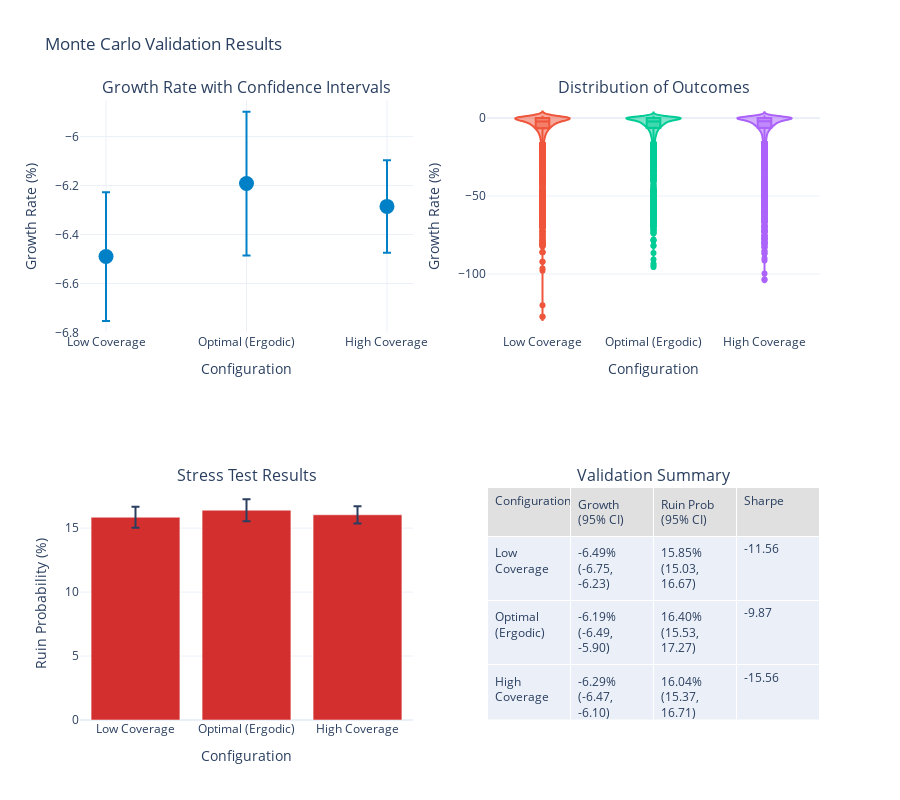

The code cell stored with this chart in its notebook:
### Markdown cell above
## 3. Monte Carlo Validation

### Code cell
def monte_carlo_validation():
    """Validate optimal solutions with extensive Monte Carlo analysis."""
    
    # Setup base configuration
    manufacturer_config = ManufacturerConfig(
        initial_assets=10_000_000,
        asset_turnover_ratio=0.5,
        operating_margin=0.08,
        tax_rate=0.25,
        retention_ratio=0.8
    )
    
    loss_generator = ManufacturingLossGenerator(
        attritional_params={'base_frequency': 5.0, 'severity_mean': 50_000, 'severity_cv': 0.8},
        large_params={'base_frequency': 0.5, 'severity_mean': 2_000_000, 'severity_cv': 1.2},
        catastrophic_params={'base_frequency': 0.02, 'severity_xm': 10_000_000, 'severity_alpha': 2.5},
        seed=None  # Random seed for validation
    )
    
    # Test multiple insurance configurations
    configurations = [
        {
            'name': 'Low Coverage',
            'layers': [
                EnhancedInsuranceLayer(0, 2_000_000, 0.020),
                EnhancedInsuranceLayer(2_000_000, 8_000_000, 0.010)
            ]
        },
        {
            'name': 'Optimal (Ergodic)',
            'layers': [
                EnhancedInsuranceLayer(0, 3_000_000, 0.025),
                EnhancedInsuranceLayer(3_000_000, 12_000_000, 0.012),
                EnhancedInsuranceLayer(15_000_000, 20_000_000, 0.006)
            ]
        },
        {
            'name': 'High Coverage',
            'layers': [
                EnhancedInsuranceLayer(0, 5_000_000, 0.030),
                EnhancedInsuranceLayer(5_000_000, 20_000_000, 0.015),
                EnhancedInsuranceLayer(25_000_000, 25_000_000, 0.008)
            ]
        }
    ]
    
    # Run multiple simulations for each configuration
    n_runs = 20
    n_sims_per_run = 500
    
    validation_results = []
    distribution_data = {config['name']: [] for config in configurations}
    
    for config in configurations:
        print(f"\nValidating {config['name']} configuration...")
        insurance_program = InsuranceProgram(config['layers'])
        
        growth_rates = []
        ruin_probs = []
        final_assets = []
        
        for run in range(n_runs):
            manufacturer = WidgetManufacturer(manufacturer_config)
            
            sim_config = SimulationConfig(
                n_simulations=n_sims_per_run,
                n_years=10,
                seed=None  # Random seed
            )
            
            engine = MonteCarloEngine(
                loss_generator=loss_generator,
                insurance_program=insurance_program,
                manufacturer=manufacturer,
                config=sim_config
            )
            
            results = engine.run()
            
            growth_rates.append(np.mean(results.growth_rates))
            ruin_probs.append(results.ruin_probability)
            final_assets.extend(results.final_assets)
            distribution_data[config['name']].extend(results.growth_rates)
        
        # Calculate confidence intervals
        growth_mean = np.mean(growth_rates)
        growth_std = np.std(growth_rates)
        growth_ci = stats.t.interval(0.95, len(growth_rates)-1, 
                                     loc=growth_mean, 
                                     scale=growth_std/np.sqrt(len(growth_rates)))
        
        ruin_mean = np.mean(ruin_probs)
        ruin_std = np.std(ruin_probs)
        ruin_ci = stats.t.interval(0.95, len(ruin_probs)-1,
                                   loc=ruin_mean,
                                   scale=ruin_std/np.sqrt(len(ruin_probs)))
        
        validation_results.append({
            'configuration': config['name'],
            'annual_premium': insurance_program.calculate_annual_premium(),
            'mean_growth': growth_mean,
            'growth_ci_lower': growth_ci[0],
            'growth_ci_upper': growth_ci[1],
            'mean_ruin_prob': ruin_mean,
            'ruin_ci_lower': max(0, ruin_ci[0]),
            'ruin_ci_upper': min(1, ruin_ci[1]),
            'sharpe_ratio': growth_mean / growth_std if growth_std > 0 else 0
        })
    
    validation_df = pd.DataFrame(validation_results)
    
    # Create visualization
    fig = make_subplots(
        rows=2, cols=2,
        subplot_titles=(
            'Growth Rate with Confidence Intervals',
            'Distribution of Outcomes',
            'Stress Test Results',
            'Validation Summary'
        ),
        specs=[
            [{'type': 'scatter'}, {'type': 'violin'}],
            [{'type': 'bar'}, {'type': 'table'}]
        ]
    )
    
    # Growth rate with confidence intervals
    fig.add_trace(
        go.Scatter(
            x=validation_df['configuration'],
            y=validation_df['mean_growth'] * 100,
            error_y=dict(
                type='data',
                symmetric=False,
                array=(validation_df['growth_ci_upper'] - validation_df['mean_growth']) * 100,
                arrayminus=(validation_df['mean_growth'] - validation_df['growth_ci_lower']) * 100
            ),
            mode='markers',
            marker=dict(size=15, color=WSJ_COLORS['blue']),
            name='Mean with 95% CI'
        ),
        row=1, col=1
    )
    
    # Distribution of outcomes (violin plots)
    for config_name, growth_data in distribution_data.items():
        fig.add_trace(
            go.Violin(
                y=np.array(growth_data) * 100,
                name=config_name,
                box_visible=True,
                meanline_visible=True
            ),
            row=1, col=2
        )
    
    # Stress test results
    fig.add_trace(
        go.Bar(
            x=validation_df['configuration'],
            y=validation_df['mean_ruin_prob'] * 100,
            error_y=dict(
                type='data',
                symmetric=False,
                array=(validation_df['ruin_ci_upper'] - validation_df['mean_ruin_prob']) * 100,
                arrayminus=(validation_df['mean_ruin_prob'] - validation_df['ruin_ci_lower']) * 100
            ),
            marker_color=WSJ_COLORS['red'],
            name='Ruin Probability'
        ),
        row=2, col=1
    )
    
    # Validation summary table
    fig.add_trace(
        go.Table(
            header=dict(
                values=['Configuration', 'Growth (95% CI)', 'Ruin Prob (95% CI)', 'Sharpe'],
                fill_color=WSJ_COLORS['light_gray'],
                align='left'
            ),
            cells=dict(
                values=[
                    validation_df['configuration'],
                    [f"{m*100:.2f}% ({l*100:.2f}, {u*100:.2f})" 
                     for m, l, u in zip(validation_df['mean_growth'], 
                                       validation_df['growth_ci_lower'],
                                       validation_df['growth_ci_upper'])],
                    [f"{m*100:.2f}% ({l*100:.2f}, {u*100:.2f})"
                     for m, l, u in zip(validation_df['mean_ruin_prob'],
                                       validation_df['ruin_ci_lower'],
                                       validation_df['ruin_ci_upper'])],
                    [f"{s:.2f}" for s in validation_df['sharpe_ratio']]
                ],
                align='left'
            )
        ),
        row=2, col=2
    )
    
    # Update layout
    fig.update_layout(
        height=800,
        showlegend=False,
        title_text="Monte Carlo Validation Results",
        template='plotly_white'
    )
    
    fig.update_xaxes(title_text="Configuration", row=1, col=1)
    fig.update_xaxes(title_text="Configuration", row=1, col=2)
    fig.update_xaxes(title_text="Configuration", row=2, col=1)
    
    fig.update_yaxes(title_text="Growth Rate (%)", row=1, col=1)
    fig.update_yaxes(title_text="Growth Rate (%)", row=1, col=2)
    fig.update_yaxes(title_text="Ruin Probability (%)", row=2, col=1)
    
    fig.show()
    
    # Print validation summary
    print("\nMonte Carlo Validation Summary:")
    print("="*70)
    print(f"Number of independent runs: {n_runs}")
    print(f"Simulations per run: {n_sims_per_run}")
    print(f"Total simulations per configuration: {n_runs * n_sims_per_run:,}")
    print("\nResults with 95% Confidence Intervals:")
    print(validation_df[['configuration', 'mean_growth', 'mean_ruin_prob', 'sharpe_ratio']].to_string(index=False))
    
    # Confirm optimal configuration
    optimal_idx = validation_df['mean_growth'].idxmax()
    print(f"\nConfirmed Optimal Configuration: {validation_df.loc[optimal_idx, 'configuration']}")
    print(f"Expected growth rate: {validation_df.loc[optimal_idx, 'mean_growth']*100:.2f}% ± {(validation_df.loc[optimal_idx, 'growth_ci_upper'] - validation_df.loc[optimal_idx, 'growth_ci_lower'])*50:.2f}%")

# Run Monte Carlo validation
monte_carlo_validation()

### Figure 1 — Plotly figure (JSON) as saved in the notebook; plotly's stock layout.template omitted (floating-point values rounded to 4 significant figures; data arrays with more than 128 entries replaced by an {"elided": "..."} marker saying what was removed)
{"data": [{"error_y": {"array": [0.2628, 0.2936, 0.189], "arrayminus": [0.2628, 0.2936, 0.189], "symmetric": false, "type": "data"}, "marker": {"color": "#0080C7", "size": 15}, "mode": "markers", "name": "Mean with 95% CI", "type": "scatter", "x": ["Low Coverage", "Optimal (Ergodic)", "High Coverage"], "xaxis": "x", "y": [-6.49, -6.192, -6.285], "yaxis": "y"}, {"box": {"visible": true}, "meanline": {"visible": true}, "name": "Low Coverage", "type": "violin", "xaxis": "x2", "y": {"elided": "10000 float values"}, "yaxis": "y2"}, {"box": {"visible": true}, "meanline": {"visible": true}, "name": "Optimal (Ergodic)", "type": "violin", "xaxis": "x2", "y": {"elided": "10000 float values"}, "yaxis": "y2"}, {"box": {"visible": true}, "meanline": {"visible": true}, "name": "High Coverage", "type": "violin", "xaxis": "x2", "y": {"elided": "10000 float values"}, "yaxis": "y2"}, {"error_y": {"array": [0.8218, 0.866, 0.6728], "arrayminus": [0.8218, 0.866, 0.6728], "symmetric": false, "type": "data"}, "marker": {"color": "#D32F2F"}, "name": "Ruin Probability", "type": "bar", "x": ["Low Coverage", "Optimal (Ergodic)", "High Coverage"], "xaxis": "x3", "y": [15.85, 16.4, 16.04], "yaxis": "y3"}, {"cells": {"align": "left", "values": [["Low Coverage", "Optimal (Ergodic)", "High Coverage"], ["-6.49% (-6.75, -6.23)", "-6.19% (-6.49, -5.90)", "-6.29% (-6.47, -6.10)"], ["15.85% (15.03, 16.67)", "16.40% (15.53, 17.27)", "16.04% (15.37, 16.71)"], ["-11.56", "-9.87", "-15.56"]]}, "domain": {"x": [0.55, 1], "y": [0, 0.375]}, "header": {"align": "left", "fill": {"color": "#E0E0E0"}, "values": ["Configuration", "Growth (95% CI)", "Ruin Prob (95% CI)", "Sharpe"]}, "type": "table"}], "layout": {"annotations": [{"font": {"size": 16}, "showarrow": false, "text": "Growth Rate with Confidence Intervals", "x": 0.225, "xanchor": "center", "xref": "paper", "y": 1, "yanchor": "bottom", "yref": "paper"}, {"font": {"size": 16}, "showarrow": false, "text": "Distribution of Outcomes", "x": 0.775, "xanchor": "center", "xref": "paper", "y": 1, "yanchor": "bottom", "yref": "paper"}, {"font": {"size": 16}, "showarrow": false, "text": "Stress Test Results", "x": 0.225, "xanchor": "center", "xref": "paper", "y": 0.375, "yanchor": "bottom", "yref": "paper"}, {"font": {"size": 16}, "showarrow": false, "text": "Validation Summary", "x": 0.775, "xanchor": "center", "xref": "paper", "y": 0.375, "yanchor": "bottom", "yref": "paper"}], "height": 800, "showlegend": false, "title": {"text": "Monte Carlo Validation Results"}, "xaxis": {"anchor": "y", "domain": [0, 0.45], "title": {"text": "Configuration"}}, "xaxis2": {"anchor": "y2", "domain": [0.55, 1], "title": {"text": "Configuration"}}, "xaxis3": {"anchor": "y3", "domain": [0, 0.45], "title": {"text": "Configuration"}}, "yaxis": {"anchor": "x", "domain": [0.625, 1], "title": {"text": "Growth Rate (%)"}}, "yaxis2": {"anchor": "x2", "domain": [0.625, 1], "title": {"text": "Growth Rate (%)"}}, "yaxis3": {"anchor": "x3", "domain": [0, 0.375], "title": {"text": "Ruin Probability (%)"}}}}
